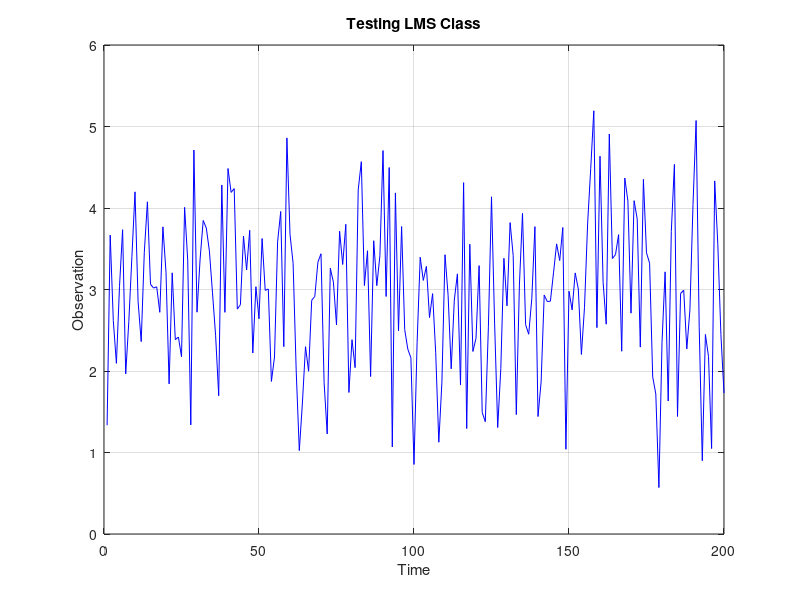

Source code (MATLAB): (Note: this script raises an error after producing the figure.)
addpath("./Technique/")
rng(8988466)
x = [1 1 1]';
u = [1 1 1];
N = 200;
n = 1:N;
noise = randn(1,N);

d = u*x + noise;
%% Figures
figure(1)
plot(n,d,'b')
xlabel('Time')
ylabel('Observation')
title('Testing LMS Class')
hold on
grid on

%% Criando a técnica
tec1 = [Wiener(); ...
        Wiener('H_ini', [0 0 0]); ...
        Wiener('n_win', 50); ...
        Wiener('mu', 0.5); ...
        Wiener('epsilon', 0.1)];
buf_obs = zeros(tec1(2).y_dim, tec1(2).n_win);
buf_st = zeros(tec1(2).x_dim, tec1(2).n_win);
y_hat = zeros(tec1(2).y_dim, N);
u_hat = zeros(tec1(2).y_dim, tec1(2).x_dim, N);
for i = 1:N
    buf_obs = update_buffer(buf_obs, d(i));
    buf_st = update_buffer(buf_st, x);
    y_hat(i) = tec1(2).apply(buf_obs, buf_st);
    u_hat(:,:,i) = tec1(2).get_H();
end

plot(n, y_hat, 'r')
hold off

%% The error
e1 = (y_hat-u*x).^2;
e2 = zeros(1,N);
for i = 1:N
    e2(i) = norm(u_hat(:,:,i)-u);
end
figure(2)
plot(n,10*log10(e1),'b')
title('Test LMS: Error.')
ylabel('e[n]')
xlabel('n')
grid on

figure(3)
plot(n,e2,'r')
title('Test LMS: Error.')
ylabel('e[n]')
xlabel('n')
grid on

%% functions
function buff = update_buffer(buffer, new_sample)
    buff = buffer;
    buff(:, 2:end) = buff(:, 1:end-1);
    buff(:, 1) = new_sample;
end